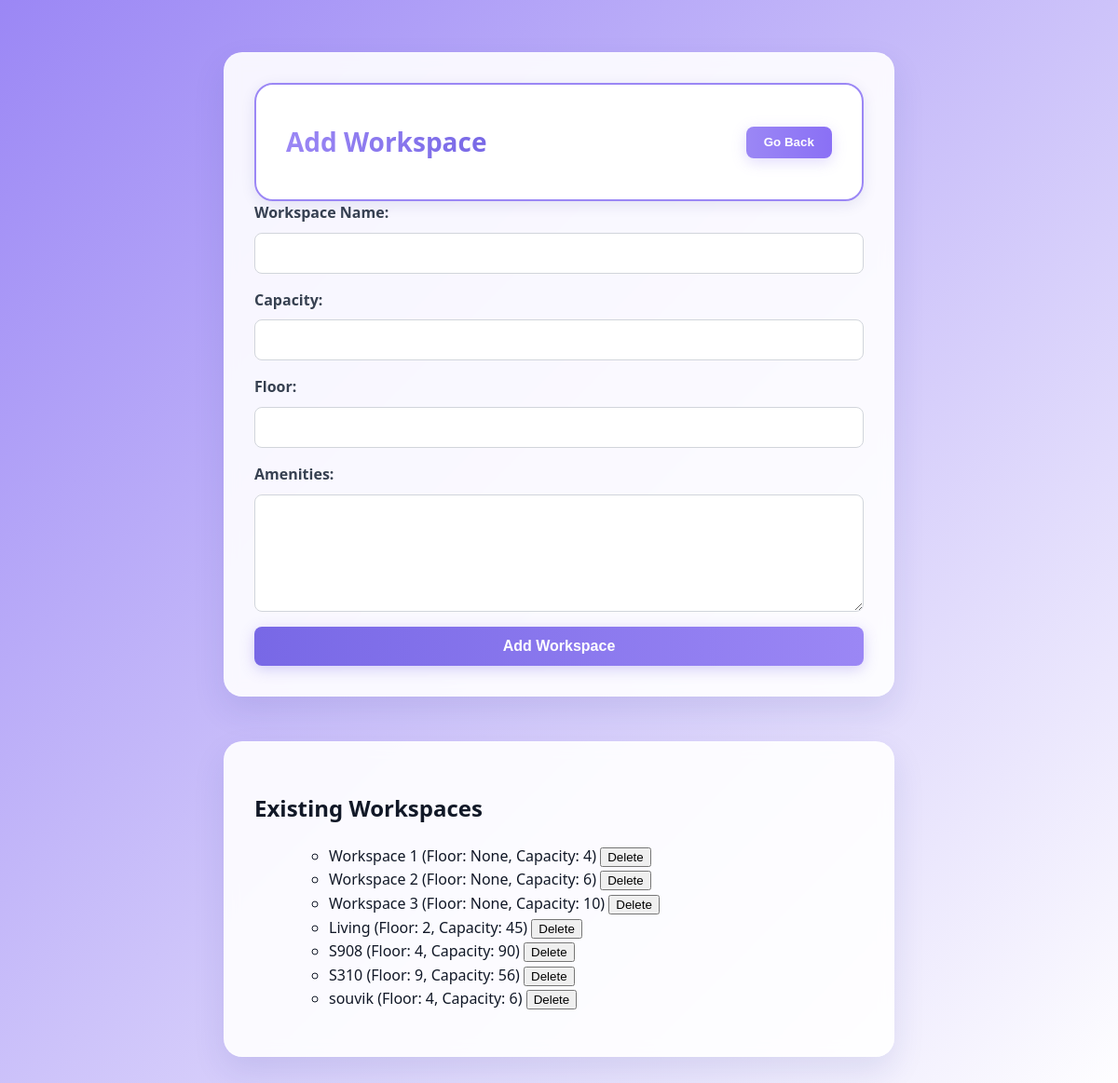
The app's page /add-workspace (signed in) with its own data.
### website/models.py (models this page shows)
class Workspace(db.Model):
    id = db.Column(db.Integer, primary_key=True)
    name = db.Column(db.String(100), nullable=False)
    floor = db.Column(db.Integer, nullable=True)
    x = db.Column(db.Integer, nullable=True)  # for SVG positioning
    y = db.Column(db.Integer, nullable=True)
    capacity = db.Column(db.Integer, nullable=False)
    amenities = db.Column(db.String(255), nullable=True)

### website/views.py (the view, shortened to what this page needs)
@views.route('/add-workspace', methods=['GET', 'POST'])
@login_required
def add_workspace():
    workspaces = Workspace.query.all()
    return render_template('add-workspace.html', workspaces=workspaces)

### website/__init__.py (called while the page is built)
def create_app():
    app = Flask(__name__)
    app.config['SECRET_KEY'] = 'love'
    app.config['SQLALCHEMY_DATABASE_URI'] = f'sqlite:///{DB_NAME}'
    db.init_app(app)
    from .views import views
    from .auth import auth
    app.register_blueprint(views, url_prefix='/')
    app.register_blueprint(auth, url_prefix='/')
    from .models import User, Workspace  # Import Workspace model
    with app.app_context():
        db.create_all()
        seed_workspaces()  # Seed default workspaces
    login_manager = LoginManager()
    login_manager.login_view = 'auth.login'
    login_manager.init_app(app)
    @login_manager.user_loader
    def load_user(id):
        return User.query.get(int(id))
    return app

### website/templates/add-workspace.html (shortened to what this page needs)
<!DOCTYPE html>
<html lang="en">
<head>
  <link rel="stylesheet" href="{{ url_for('static', filename='styles/addWorkspace.css') }}">
</head>
<body>
<main class="settings-content container">
  <section>
    <header class="header">
      <h1>Add Workspace</h1>
      <button><a href="/">Go Back</a></button>
    </header>
    <form action="/add-workspace" method="POST" class="settings-form">
      <label for="name">Workspace Name:</label>
      <input type="text" id="name" name="name" required>
      <label for="capacity">Capacity:</label>
      <input type="number" id="capacity" name="capacity" required>
      <label for="floor">Floor:</label>
      <input type="text" id="floor" name="floor" required>
      <label for="amenities">Amenities:</label>
      <textarea id="amenities" name="amenities" required></textarea>
      <button type="submit">Add Workspace</button>
    </form>
  </section>
  <section style="margin-top: 3rem;">
    <h2>Existing Workspaces</h2>
    <ul>
      {% if workspaces %}
  <ul>
    {% for ws in workspaces %}
      <li>
        {{ ws.name }} (Floor: {{ ws.floor }}, Capacity: {{ ws.capacity }})
        <form action="/delete-workspace/{{ ws.id }}" method="POST" style="display:inline;">
          <button type="submit" onclick="return confirm('Delete this workspace?');">Delete</button>
        </form>
      </li>
    {% endfor %}
  </ul>
{% else %}
  <p>No workspaces added yet.</p>
{% endif %}
    </ul>
  </section>
</main>
</body>
</html>

### website/static/styles/addWorkspace.css (style rules this page uses)
body { background: linear-gradient(135deg, #9b87f5 0%, #ffffff 100%); color: #111827; font-family: 'Segoe UI', Tahoma, Geneva, Verdana, sans-serif; margin: 0; padding: 0; line-height: 1.6; }
.header { background: rgba(255, 255, 255, 0.9); backdrop-filter: blur(8px); box-shadow: 0 4px 15px rgba(31, 38, 135, 0.1); padding: 1rem 2rem; display: flex; justify-content: space-between; align-items: center; border: 2px solid rgba(255, 255, 255, 0.3); border-radius: 20px; border-color:#9b87f5 ; }
.header h1 { font-size: 1.75rem; font-weight: 600; background: linear-gradient(to right, #9b87f5, #7868e6); -webkit-background-clip: text; background-clip: text; -webkit-text-fill-color: transparent; }
.header button { background: linear-gradient(to right, #9b87f5, #8a70f5); color: white; border: none; padding: 0.6rem 1.2rem; border-radius: 0.5rem; font-weight: 600; cursor: pointer; box-shadow: 0 4px 15px rgba(155, 135, 245, 0.3); transition: all 0.3s ease; text-decoration: none; }
.settings-content.container { max-width: 720px; margin: 2rem auto; padding: 1.5rem; border-radius: 20px; }
.settings-content section { background: rgba(255, 255, 255, 0.9); border: 1px solid rgba(255, 255, 255, 0.3); border-radius: 1rem; padding: 2rem; box-shadow: 0 15px 35px rgba(31, 38, 135, 0.1); backdrop-filter: blur(8px); border-radius: 20px; }
.settings-form { display: flex; flex-direction: column; }
.settings-form label { font-weight: 600; margin-bottom: 0.5rem; color: #374151; }
.settings-form input[type="text"], .settings-form input[type="number"], .settings-form textarea { padding: 0.75rem; margin-bottom: 1rem; border: 1px solid #d1d5db; border-radius: 0.5rem; font-size: 1rem; color: #374151; }
.settings-form textarea { resize: vertical; min-height: 100px; }
.settings-form button[type="submit"] { background: linear-gradient(to right, #7868e6, #9b87f5); color: white; border: none; padding: 0.75rem 1.5rem; border-radius: 0.5rem; font-weight: 600; cursor: pointer; box-shadow: 0 4px 15px rgba(120, 104, 230, 0.3); transition: all 0.3s ease; font-size: 1rem; }
.header button a { color: white; text-decoration: none; }

### records on screen
Workspace: name "Workspace 1", floor "None", capacity "4"
Workspace: name "Workspace 2", floor "None", capacity "6"
Workspace: name "Workspace 3", floor "None", capacity "10"
Workspace: name "Living", floor "2", capacity "45"
Workspace: name "S908", floor "4", capacity "90"
Workspace: name "S310", floor "9", capacity "56"
Workspace: name "souvik", floor "4", capacity "6"
